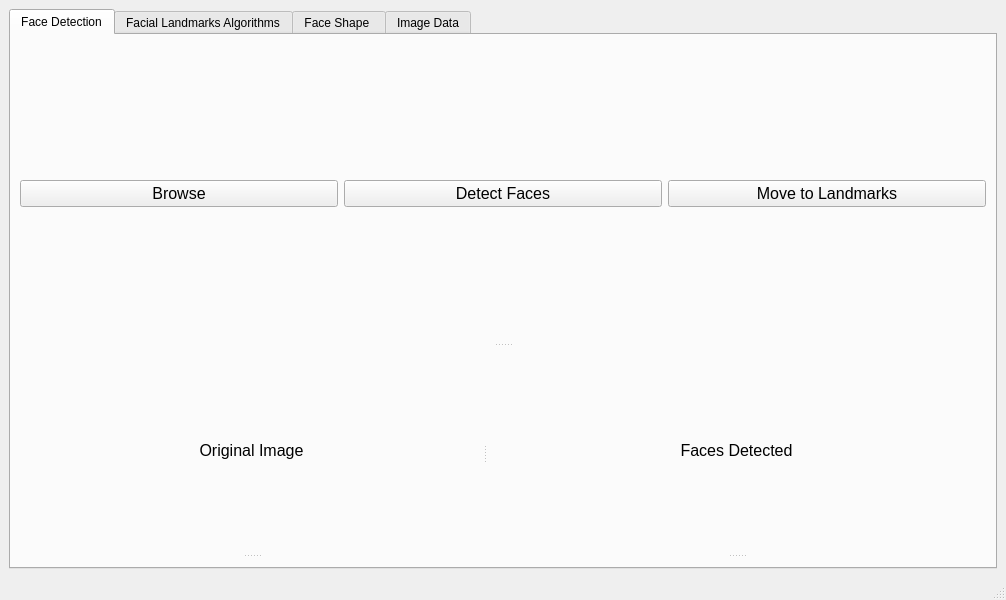
<?xml version="1.0" encoding="UTF-8"?>
<ui version="4.0">
 <class>MainWindow</class>
 <widget class="QMainWindow" name="MainWindow">
  <property name="geometry">
   <rect>
    <x>0</x>
    <y>0</y>
    <width>1006</width>
    <height>600</height>
   </rect>
  </property>
  <property name="windowTitle">
   <string>MainWindow</string>
  </property>
  <widget class="QWidget" name="centralwidget">
   <layout class="QVBoxLayout" name="verticalLayout_8">
    <item>
     <widget class="QTabWidget" name="tabWidget">
      <property name="currentIndex">
       <number>0</number>
      </property>
      <widget class="QWidget" name="tab_4">
       <attribute name="title">
        <string>Face Detection</string>
       </attribute>
       <layout class="QVBoxLayout" name="verticalLayout_3">
        <item>
         <widget class="QSplitter" name="splitter_8">
          <property name="orientation">
           <enum>Qt::Vertical</enum>
          </property>
          <widget class="QWidget" name="horizontalLayoutWidget_2">
           <layout class="QHBoxLayout" name="horizontalLayout_4">
            <item>
             <widget class="QPushButton" name="browse_button_1">
              <property name="font">
               <font>
                <family>Arial</family>
                <pointsize>12</pointsize>
               </font>
              </property>
              <property name="text">
               <string>Browse</string>
              </property>
             </widget>
            </item>
            <item>
             <widget class="QPushButton" name="detect_button">
              <property name="font">
               <font>
                <family>Arial</family>
                <pointsize>12</pointsize>
               </font>
              </property>
              <property name="text">
               <string>Detect Faces</string>
              </property>
             </widget>
            </item>
            <item>
             <widget class="QPushButton" name="switch_tabs_button">
              <property name="font">
               <font>
                <family>Arial</family>
                <pointsize>12</pointsize>
               </font>
              </property>
              <property name="text">
               <string>Move to Landmarks</string>
              </property>
             </widget>
            </item>
           </layout>
          </widget>
          <widget class="QSplitter" name="splitter_7">
           <property name="orientation">
            <enum>Qt::Horizontal</enum>
           </property>
           <widget class="QSplitter" name="splitter_5">
            <property name="orientation">
             <enum>Qt::Vertical</enum>
            </property>
            <widget class="QLabel" name="label_3">
             <property name="font">
              <font>
               <family>Arial</family>
               <pointsize>12</pointsize>
              </font>
             </property>
             <property name="text">
              <string>Original Image</string>
             </property>
             <property name="alignment">
              <set>Qt::AlignCenter</set>
             </property>
            </widget>
            <widget class="QWidget" name="verticalLayoutWidget_3">
             <layout class="QVBoxLayout" name="verticalLayout"/>
            </widget>
           </widget>
           <widget class="QSplitter" name="splitter_6">
            <property name="orientation">
             <enum>Qt::Vertical</enum>
            </property>
            <widget class="QLabel" name="label_4">
             <property name="font">
              <font>
               <family>Arial</family>
               <pointsize>12</pointsize>
              </font>
             </property>
             <property name="text">
              <string>Faces Detected</string>
             </property>
             <property name="alignment">
              <set>Qt::AlignCenter</set>
             </property>
            </widget>
            <widget class="QWidget" name="verticalLayoutWidget_4">
             <layout class="QVBoxLayout" name="verticalLayout_2"/>
            </widget>
           </widget>
          </widget>
         </widget>
        </item>
       </layout>
      </widget>
      <widget class="QWidget" name="tab_3">
       <attribute name="title">
        <string>Facial Landmarks Algorithms</string>
       </attribute>
       <layout class="QHBoxLayout" name="horizontalLayout_3">
        <item>
         <widget class="QSplitter" name="splitter_4">
          <property name="orientation">
           <enum>Qt::Vertical</enum>
          </property>
          <widget class="QWidget" name="horizontalLayoutWidget">
           <layout class="QHBoxLayout" name="horizontalLayout">
            <item>
             <widget class="QPushButton" name="apply_button">
              <property name="font">
               <font>
                <family>Arial</family>
                <pointsize>12</pointsize>
               </font>
              </property>
              <property name="text">
               <string>Apply Algorithm</string>
              </property>
             </widget>
            </item>
            <item>
             <widget class="QPushButton" name="face_type_bt">
              <property name="font">
               <font>
                <family>Arial</family>
                <pointsize>12</pointsize>
               </font>
              </property>
              <property name="text">
               <string>Browse</string>
              </property>
             </widget>
            </item>
           </layout>
          </widget>
          <widget class="QSplitter" name="splitter_3">
           <property name="orientation">
            <enum>Qt::Horizontal</enum>
           </property>
           <widget class="QSplitter" name="splitter">
            <property name="orientation">
             <enum>Qt::Vertical</enum>
            </property>
            <widget class="QLabel" name="label">
             <property name="font">
              <font>
               <family>Arial</family>
               <pointsize>12</pointsize>
              </font>
             </property>
             <property name="text">
              <string>Original Image</string>
             </property>
             <property name="alignment">
              <set>Qt::AlignCenter</set>
             </property>
            </widget>
            <widget class="QWidget" name="verticalLayoutWidget_2">
             <layout class="QVBoxLayout" name="original_image_layout"/>
            </widget>
           </widget>
           <widget class="QSplitter" name="splitter_2">
            <property name="orientation">
             <enum>Qt::Vertical</enum>
            </property>
            <widget class="QLabel" name="label_2">
             <property name="font">
              <font>
               <family>Arial</family>
               <pointsize>12</pointsize>
              </font>
             </property>
             <property name="text">
              <string>Image with Landmarks</string>
             </property>
             <property name="alignment">
              <set>Qt::AlignCenter</set>
             </property>
            </widget>
            <widget class="QWidget" name="verticalLayoutWidget">
             <layout class="QVBoxLayout" name="processed_image_layout"/>
            </widget>
           </widget>
          </widget>
         </widget>
        </item>
       </layout>
      </widget>
      <widget class="QWidget" name="tab_2">
       <attribute name="title">
        <string>Face Shape </string>
       </attribute>
       <layout class="QVBoxLayout" name="verticalLayout_7">
        <item>
         <widget class="QSplitter" name="splitter_9">
          <property name="orientation">
           <enum>Qt::Horizontal</enum>
          </property>
          <widget class="QWidget" name="verticalLayoutWidget_5">
           <layout class="QVBoxLayout" name="verticalLayout_5"/>
          </widget>
          <widget class="QWidget" name="verticalLayoutWidget_6">
           <layout class="QVBoxLayout" name="verticalLayout_6">
            <item>
             <widget class="QLabel" name="label_5">
              <property name="font">
               <font>
                <family>Javanese Text</family>
                <pointsize>30</pointsize>
               </font>
              </property>
              <property name="text">
               <string>Face Shape</string>
              </property>
              <property name="alignment">
               <set>Qt::AlignCenter</set>
              </property>
             </widget>
            </item>
            <item>
             <widget class="QLabel" name="label_6">
              <property name="font">
               <font>
                <family>Frank Ruhl Hofshi</family>
                <pointsize>25</pointsize>
               </font>
              </property>
              <property name="text">
               <string>.....</string>
              </property>
              <property name="alignment">
               <set>Qt::AlignCenter</set>
              </property>
             </widget>
            </item>
           </layout>
          </widget>
         </widget>
        </item>
       </layout>
      </widget>
      <widget class="QWidget" name="tab">
       <attribute name="title">
        <string>Image Data</string>
       </attribute>
       <layout class="QVBoxLayout" name="verticalLayout_4">
        <item>
         <widget class="QTableWidget" name="tableWidget">
          <property name="font">
           <font>
            <family>Liberation Serif</family>
            <pointsize>14</pointsize>
           </font>
          </property>
          <attribute name="horizontalHeaderDefaultSectionSize">
           <number>150</number>
          </attribute>
          <attribute name="verticalHeaderDefaultSectionSize">
           <number>58</number>
          </attribute>
          <row>
           <property name="text">
            <string>FaceLength</string>
           </property>
          </row>
          <row>
           <property name="text">
            <string>cheekBone Width</string>
           </property>
          </row>
          <row>
           <property name="text">
            <string>ForeHead</string>
           </property>
          </row>
          <row>
           <property name="text">
            <string>Jawline Width</string>
           </property>
          </row>
          <row>
           <property name="text">
            <string>Chin Width</string>
           </property>
          </row>
          <row>
           <property name="text">
            <string>Angle 1</string>
           </property>
          </row>
          <row>
           <property name="text">
            <string>Angle 2</string>
           </property>
          </row>
          <row>
           <property name="text">
            <string>Angle 3</string>
           </property>
          </row>
         </widget>
        </item>
       </layout>
      </widget>
     </widget>
    </item>
   </layout>
  </widget>
  <widget class="QMenuBar" name="menubar">
   <property name="geometry">
    <rect>
     <x>0</x>
     <y>0</y>
     <width>1006</width>
     <height>26</height>
    </rect>
   </property>
  </widget>
  <widget class="QStatusBar" name="statusbar"/>
 </widget>
 <resources/>
 <connections/>
</ui>
